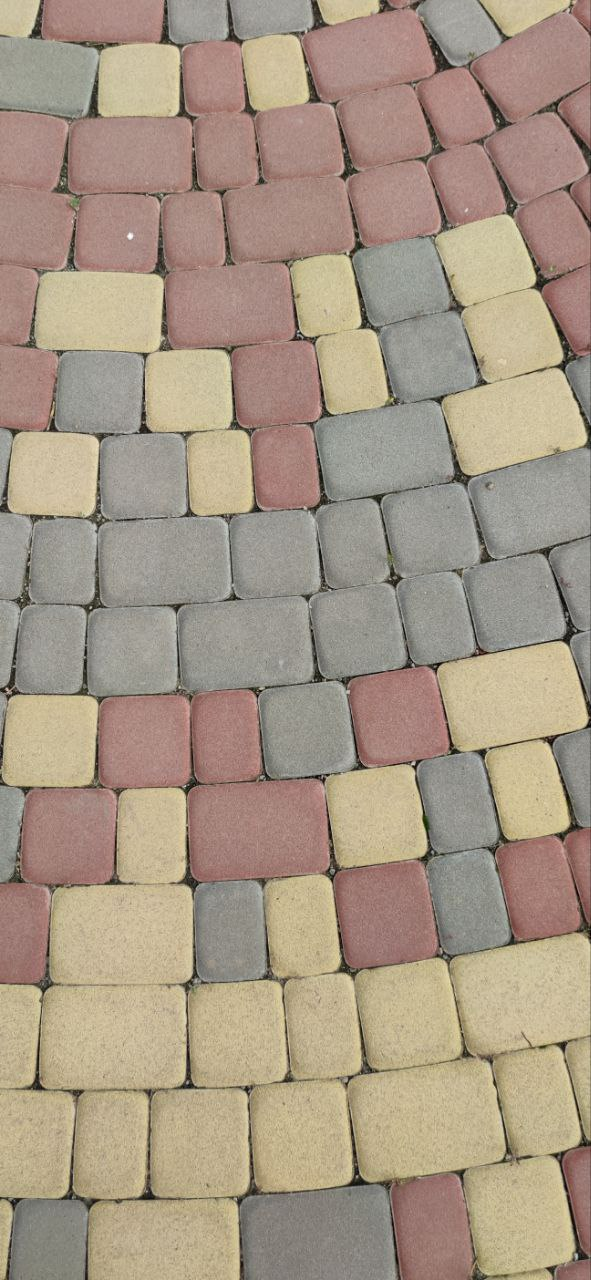
#> input picture Task-2/image/Bricks_3.jpg, 591 x 1280 px
$ jupyter execute 'test-2(3).ipynb'
#> lines starting #> are read from the running program, lines starting #| are printed output that depends on the picture; after the words box and inside, x2 and y2 are one past the last pixel; in counts of white or black regions, pixels touching at a corner belong together
[cell 1]
import cv2
import imutils
import numpy as np
import matplotlib.pyplot as plt

[cell 2]
image = cv2.imread("image/Bricks_3.jpg")
#> image is the input picture: shape (1280, 591, 3); mean B, G, R 133.2, 151.4, 167.2

[cell 3]
img_gray = cv2.cvtColor(image, cv2.COLOR_BGR2GRAY)
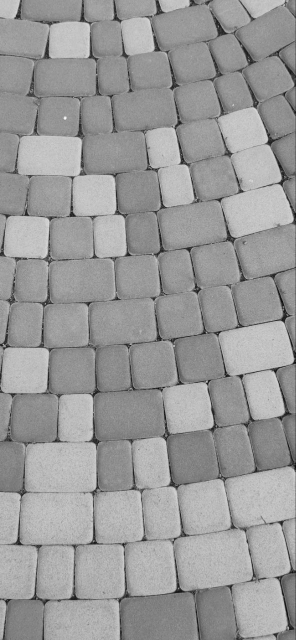
#> img_gray: shape (1280, 591) (shown at 1/2 size); min 0, max 252, mean 154
plt.imshow(img_gray)

[cell 4]
image_res ,image_thresh = cv2.threshold(img_gray,110,80,cv2.THRESH_BINARY)
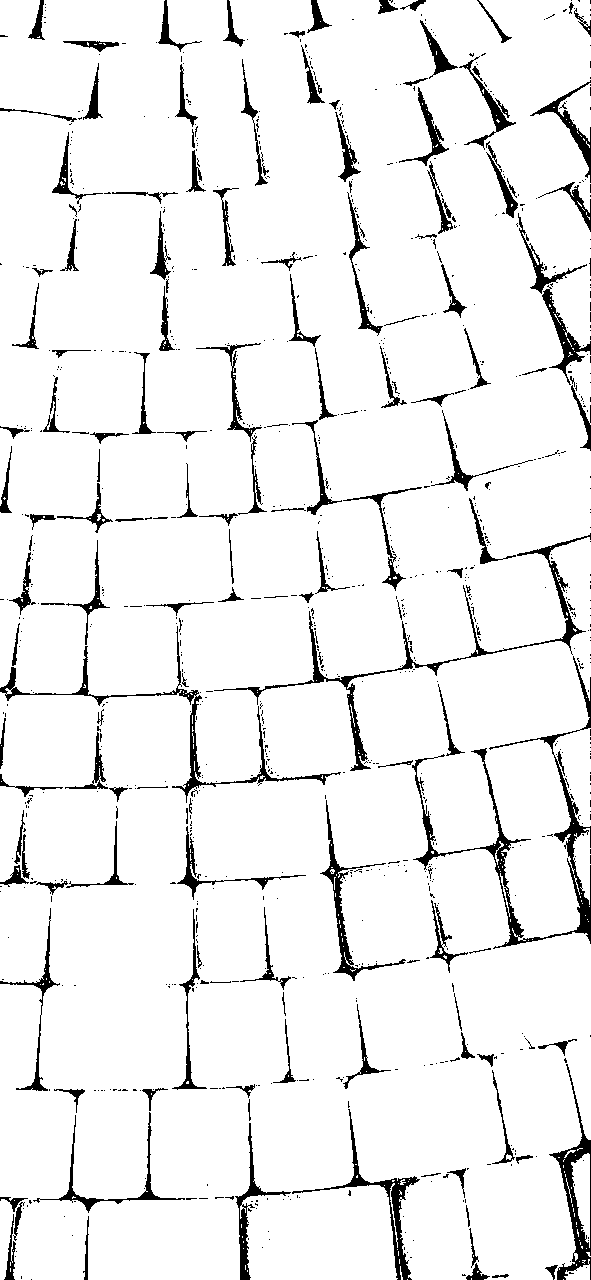
#> image_thresh: shape (1280, 591); values 0 (black) and 80 (white), 93.4% white; 984 black regions (824 under 20 px), largest, box (x1, y1, x2, y2) and area: (412, 656, 591, 949) 4227, (214, 533, 591, 771) 2994, (0, 626, 341, 803) 2314

[cell 5]
plt.imshow(image_thresh)

[cell 6]
kernel = np.ones((3,3),np.uint8)

[cell 7]
opening = cv2.morphologyEx(image_thresh,cv2.MORPH_OPEN,kernel)
#> opening: shape (1280, 591); values 0 (black) and 80 (white), 92.4% white; 346 black regions (262 under 20 px), largest, box (x1, y1, x2, y2) and area: (0, 496, 591, 803) 8682, (373, 656, 591, 973) 6081, (215, 1099, 420, 1280) 3260

[cell 8]
dist_transform = cv2.distanceTransform(opening,cv2.DIST_L2,5)
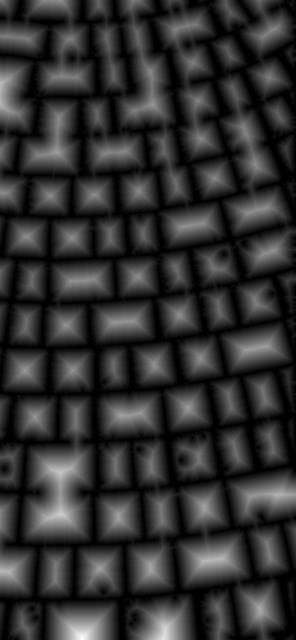
#> dist_transform: shape (1280, 591) float32 (shown at 1/2 size); min 0, max 76, mean 14.6; drawn with min black and max white
ret, last_image =  cv2.threshold(dist_transform, 0.3*dist_transform.max(),255,0)
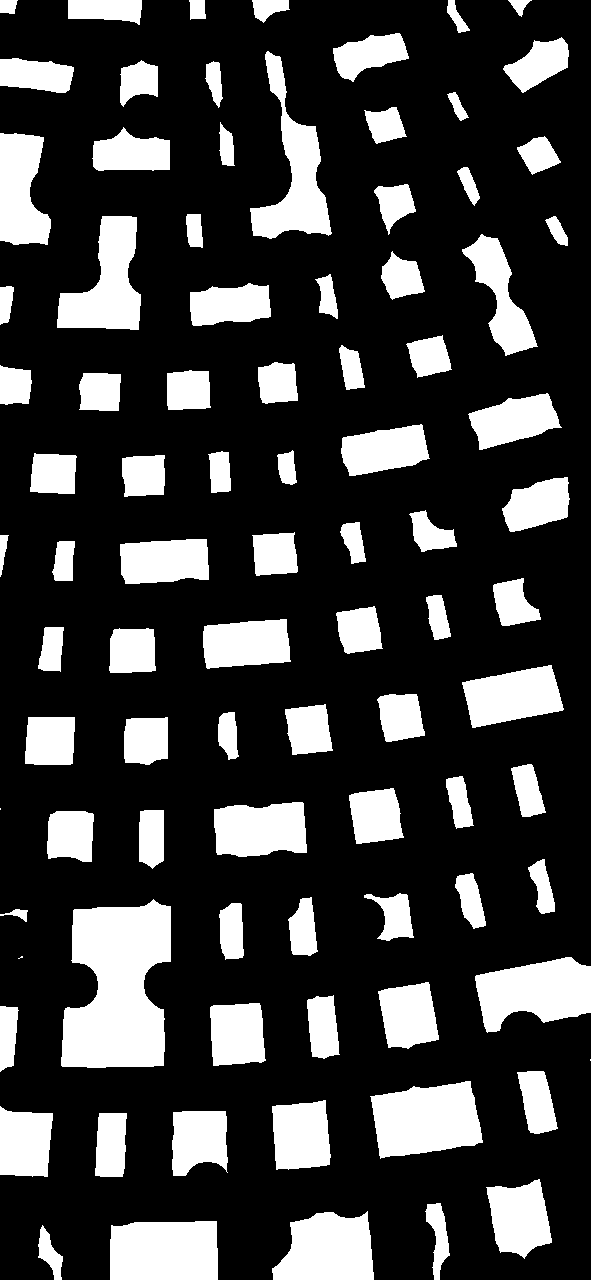
#> last_image: shape (1280, 591) float32; 23.8% white; 91 white regions (3 under 20 px), largest, box (x1, y1, x2, y2) and area: (61, 899, 171, 1068) 14029, (370, 1081, 483, 1159) 6563, (110, 1221, 218, 1280) 6174
#> ret = 22.8
last_image = np.uint8(last_image)
#> last_image: shape (1280, 591); 23.8% white; 91 white regions (3 under 20 px)

[cell 9]
cnts = cv2.findContours(last_image.copy(), cv2.RETR_EXTERNAL,
	cv2.CHAIN_APPROX_SIMPLE)
#> cnts = 91 contours, 3 with area under 20; largest, box (x1, y1, x2, y2) and area: (61, 899, 171, 1068) 13746, (370, 1081, 483, 1159) 6400, (110, 1221, 218, 1280) 6011, (475, 957, 591, 1033) 5844, (250, 51, 332, 239) 5454
cnts = imutils.grab_contours(cnts)

[cell 10]
def display(img,count,cmap="gray"):
    f_image = cv2.imread("image/Bricks_3.jpg")
    f, axs = plt.subplots(1,2,figsize=(12,5))
    axs[0].imshow(f_image,cmap="gray")
    axs[1].imshow(img,cmap="gray")
    axs[1].set_title("Total count = {}".format(count))

for (i, c) in enumerate(cnts):
	((x, y), _) = cv2.minEnclosingCircle(c)
	cv2.putText(image, "#{}".format(i + 1), (int(x) - 45, int(y)+20),
		cv2.FONT_HERSHEY_SIMPLEX, 2, (255, 0, 0), 5)
	cv2.drawContours(image, [c], -1, (0, 255, 0), 2)
#> this loop made 91 passes
#> (x, y) on passes 1 to 8: (51.5, 1252), (163.5, 1250.9), (323, 1249.1), (436.4, 1241), (517.5, 1215.8), (110.5, 1144), (199, 1143), (23.5, 1141)
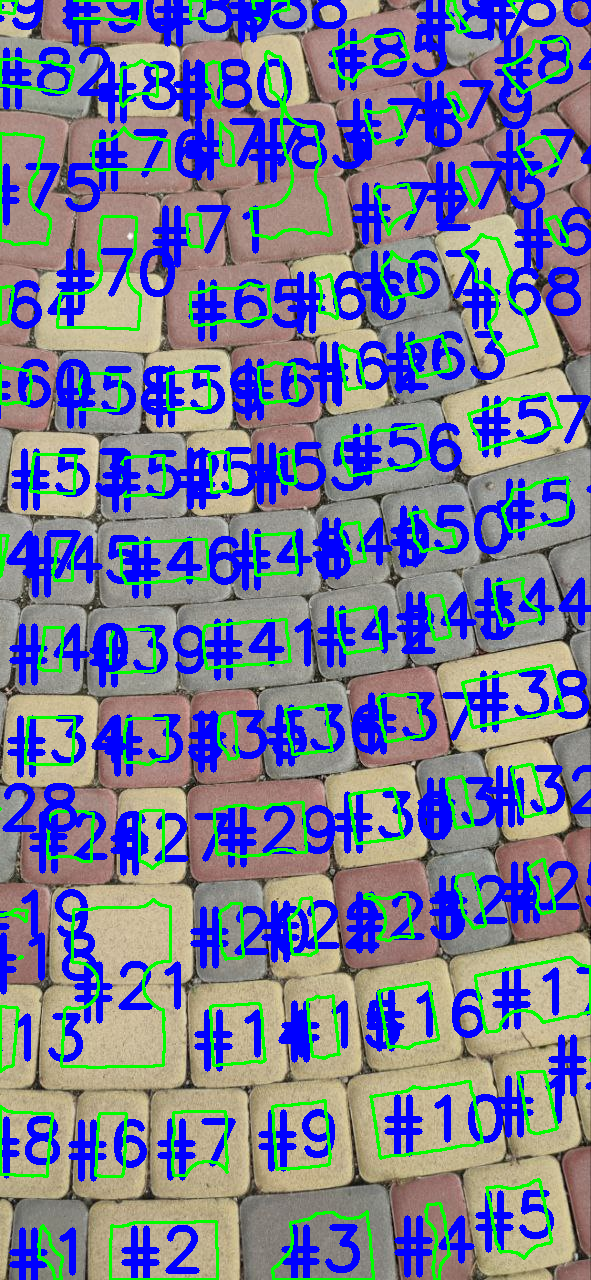
#> image: shape (1280, 591, 3); mean B, G, R 152, 121.7, 116.1

[cell 11]
display(image,len(cnts))

$ run again, with Task-2/image/Bricks_1.jpg copied over Task-2/image/Bricks_3.jpg
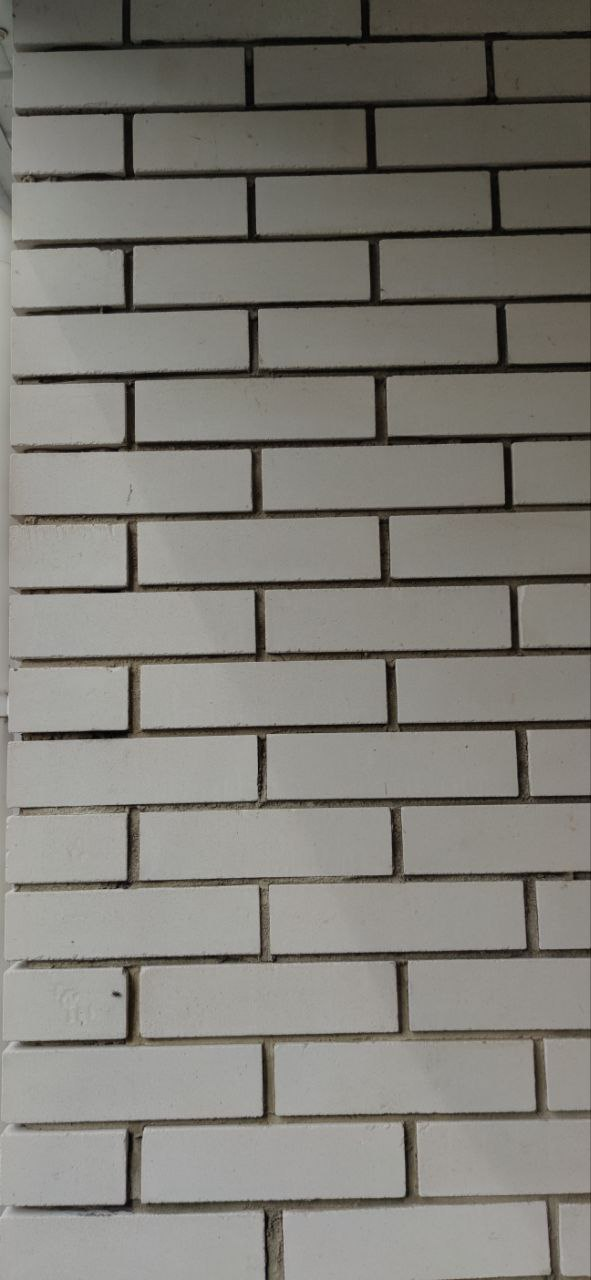
#> input picture Task-2/image/Bricks_1.jpg, 591 x 1280 px
#> image is the input picture: shape (1280, 591, 3); mean B, G, R 119, 125.4, 127.6
#> `image_res ,image_thresh = cv2.threshold(img_gray,110,80,cv2.THRESH_BIN..`:
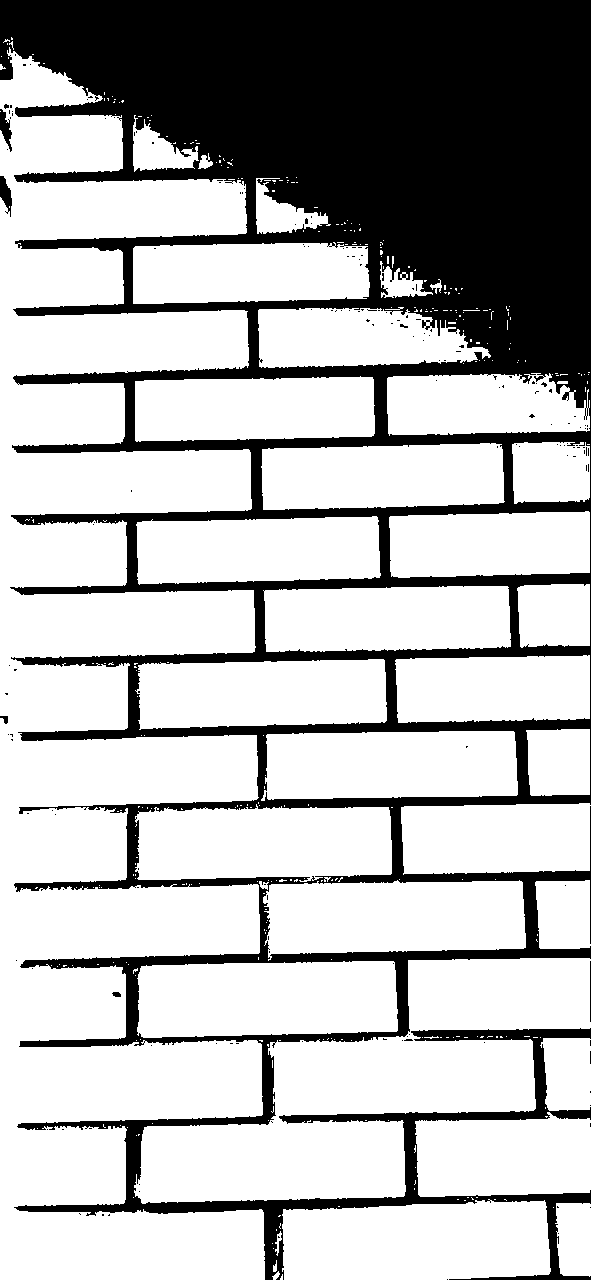
#> image_thresh: shape (1280, 591); values 0 (black) and 80 (white), 70.7% white; 166 black regions (160 under 20 px), largest, box (x1, y1, x2, y2) and area: (0, 0, 591, 1280) 220240, (0, 176, 12, 217) 272, (0, 109, 12, 152) 261, (590, 961, 591, 1022) 61, (0, 716, 8, 724) 39, (112, 992, 121, 997) 36
#> opening: shape (1280, 591); values 0 (black) and 80 (white), 70.3% white; 63 black regions (58 under 20 px), largest, box (x1, y1, x2, y2) and area: (0, 0, 591, 1280) 224024, (0, 109, 12, 152) 284, (0, 176, 12, 217) 282, (0, 716, 8, 724) 39, (112, 992, 121, 997) 36
#> ret = 21.9
#> cnts = 43 contours; largest, box (x1, y1, x2, y2) and area: (0, 1224, 244, 1280) 10972, (304, 1223, 529, 1280) 9376, (0, 1058, 241, 1112) 7728, (162, 1142, 384, 1181) 7263, (295, 1060, 514, 1094) 6280
#> the loop `for (i, c) in enumerate(cnts):` made 43 passes
#> (x, y) on passes 1 to 8: (584.5, 1240.5), (121.5, 1251.5), (415.4, 1252.5), (272.2, 1162.4), (50.38, 1165), (513.8, 1156.2), (404, 1076), (567, 1073.5)
#> after the loop `for (i, c) in enumerate(cnts):`:
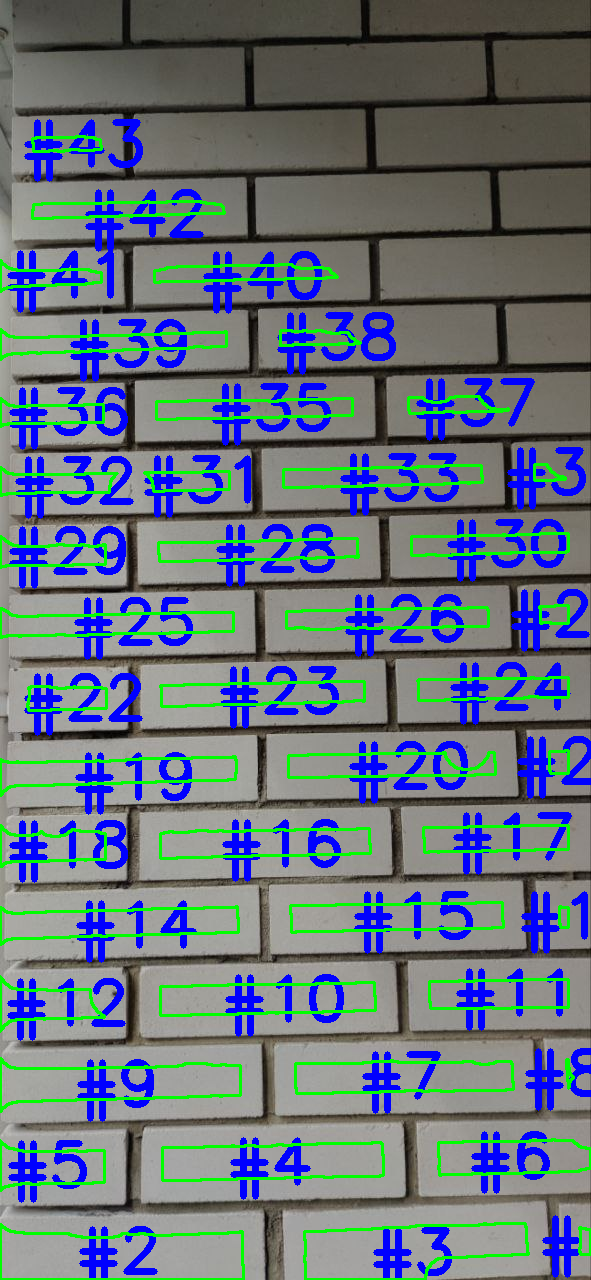
#> image: shape (1280, 591, 3); 17.58% of pixels changed, all inside (x1, y1, x2, y2) = (0, 119, 591, 1280)

$ run again, with Task-2/image/Bricks_2.jpg copied over Task-2/image/Bricks_3.jpg
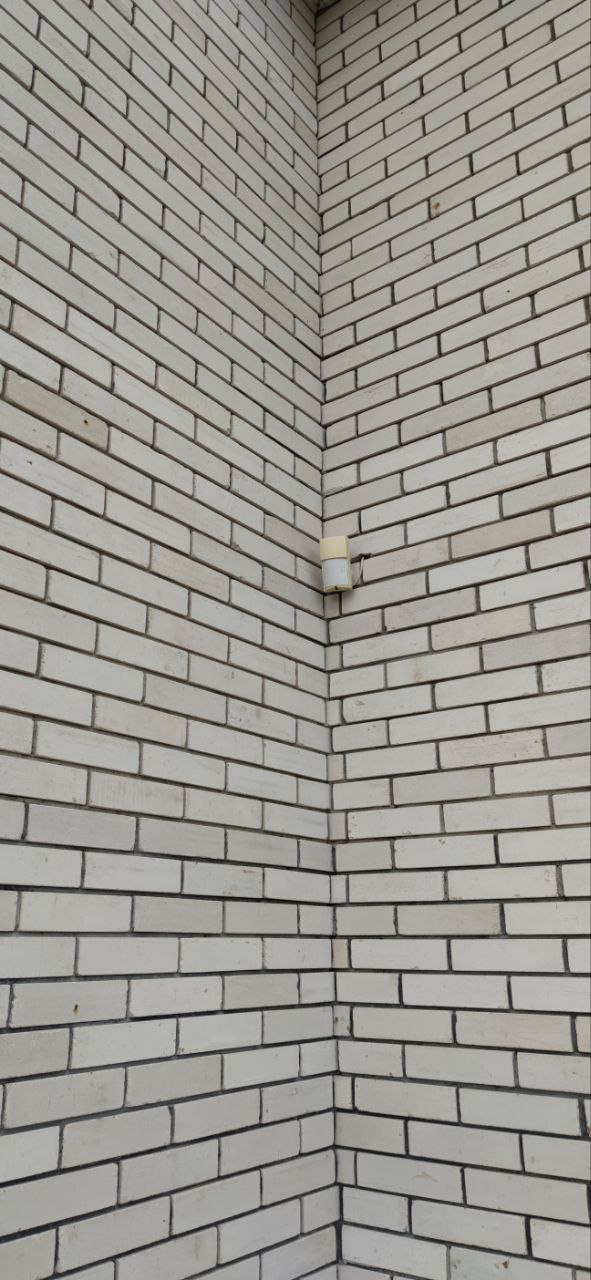
#> input picture Task-2/image/Bricks_2.jpg, 591 x 1280 px
#> image is the input picture: shape (1280, 591, 3); mean B, G, R 146.3, 151.9, 154.5
#> `image_res ,image_thresh = cv2.threshold(img_gray,110,80,cv2.THRESH_BIN..`:
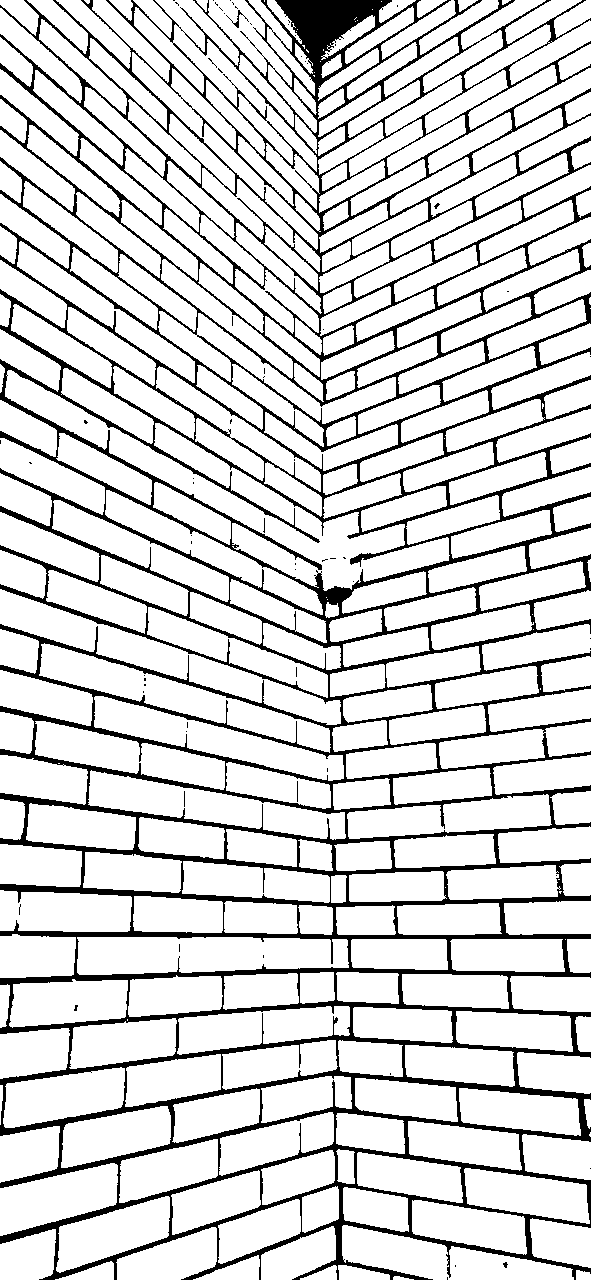
#> image_thresh: shape (1280, 591); values 0 (black) and 80 (white), 84.4% white; 68 black regions (65 under 20 px), largest, box (x1, y1, x2, y2) and area: (0, 0, 591, 1280) 117522, (226, 10, 249, 28) 65, (297, 781, 298, 802) 21
#> opening: shape (1280, 591); values 0 (black) and 80 (white), 84.2% white; 40 black regions (38 under 20 px), largest, box (x1, y1, x2, y2) and area: (0, 0, 591, 1280) 119205, (226, 10, 249, 28) 68
#> ret = 10.86
#> cnts = 306 contours, 144 with area under 20; largest, box (x1, y1, x2, y2) and area: (0, 1175, 107, 1225) 2394, (14, 1079, 114, 1117) 2008, (69, 1209, 160, 1259) 1825, (72, 1117, 161, 1156) 1682, (475, 1179, 578, 1212) 1576
#> the loop `for (i, c) in enumerate(cnts):` made 306 passes
#> (x, y) on passes 1 to 3: (355, 1278), (97, 1277), (235, 1274.5)
#> after the loop `for (i, c) in enumerate(cnts):`:
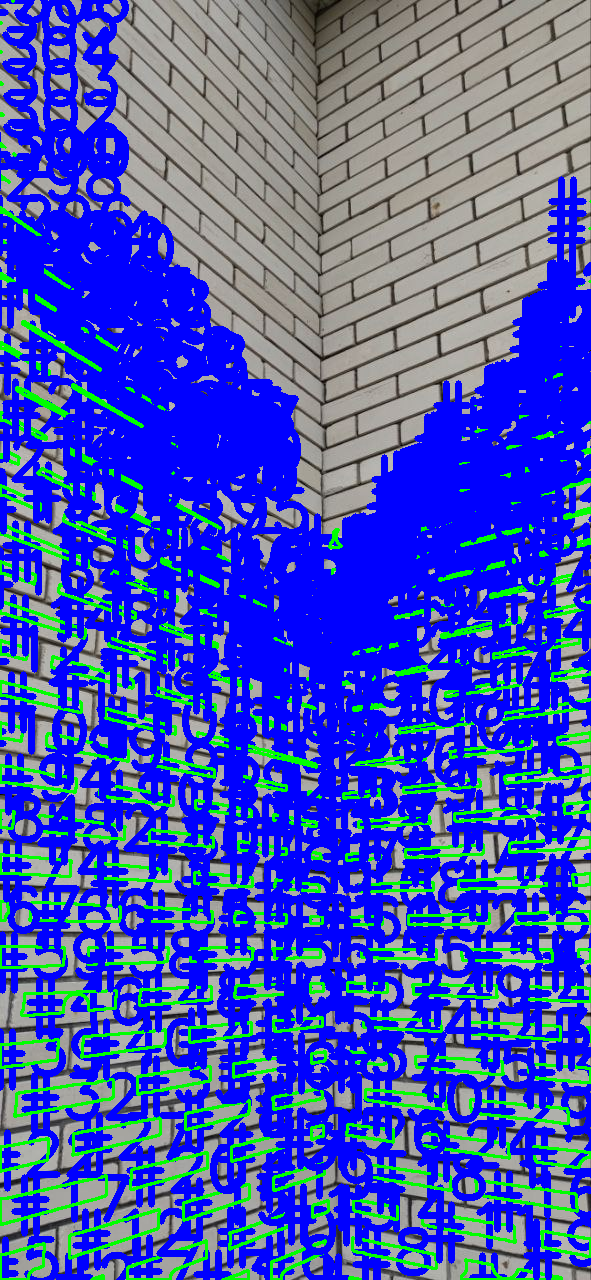
#> image: shape (1280, 591, 3); mean B, G, R 187.1, 83.5, 66.4
